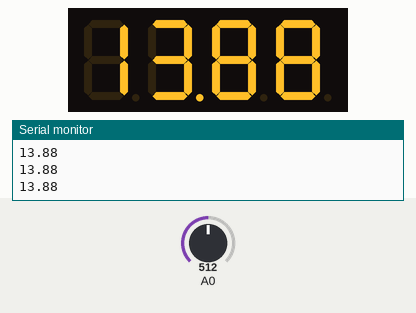
Simulated run of this sketch. Board: Arduino Uno, built with avr-gcc and run on an emulated ATmega328P. Shown: 4-digit seven-segment display, the last lines printed to the serial monitor. The test bench sets the inputs (shaded band); at power-on: A0 = 512.

Above: at 1.3 s.
1.4 s: A0 set to 716
At 2.3 s:
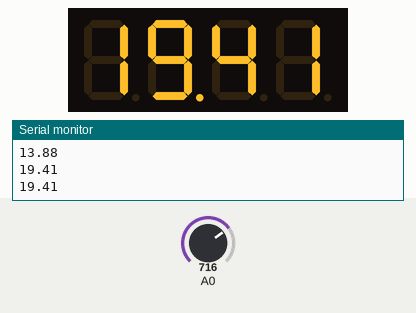
3.0 s: A0 set to 900
At 3.9 s:
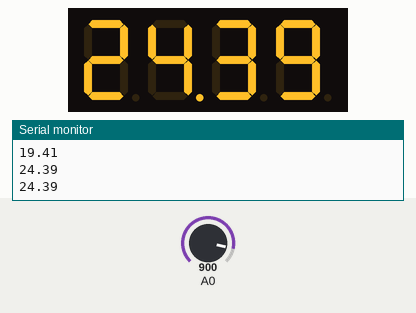
4.5 s: A0 set to 1023
At 5.5 s:
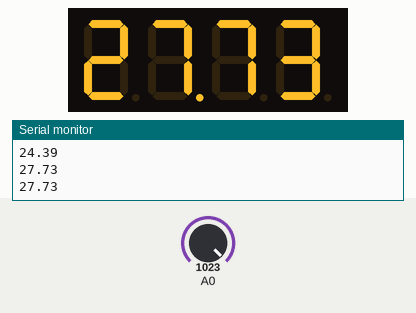
Timing chart, 0 to 7.5 s (numbered marks = the images above; inputs shaded):
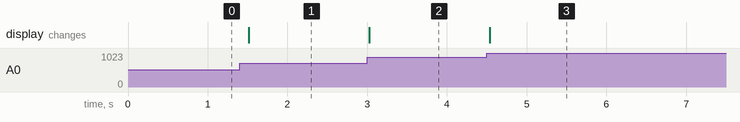

Measured:
- after the input at 1.4 s, the display: changes after 0.12 s (image 1)
- after the input at 3.0 s, the display: changes at once (image 2)
- after the input at 4.5 s, the display: changes at once (image 3)

The sketch:

digital_voltmeter.ino
```cpp
// Incarca librariile pentru afisare
#include <Wire.h>
#include "Adafruit_LEDBackpack.h"
#include "Adafruit_GFX.h"

float R1 = 100.0; // kOhm  // Rezistentele divizorului de intrare
float R2 = 22.0;  // kOhm

// Defineste matrix
Adafruit_7segment matrix = Adafruit_7segment();

void setup()
{
    matrix.begin(0x70);
    matrix.setBrightness(2);
    matrix.blinkRate(0);
    Serial.begin(9600);
}

void loop()
{
    int n = analogRead(A0); // Citirea pinului de intrare numar pana la 1023
    float uI = n * (1 + R1 / R2) * (5.0 / 1023.0);
    Serial.println(uI);
    matrix.print(uI);
    matrix.writeDisplay();
    delay(500);
}
```
